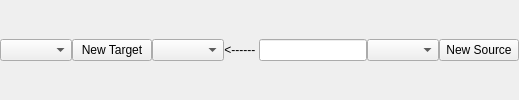
                  <widget class="QFrame" name="frame_30">
                   <property name="frameShape">
                    <enum>QFrame::NoFrame</enum>
                   </property>
                   <property name="frameShadow">
                    <enum>QFrame::Raised</enum>
                   </property>
                   <layout class="QHBoxLayout" name="horizontalLayout_32">
                    <property name="spacing">
                     <number>0</number>
                    </property>
                    <property name="leftMargin">
                     <number>0</number>
                    </property>
                    <property name="topMargin">
                     <number>0</number>
                    </property>
                    <property name="rightMargin">
                     <number>0</number>
                    </property>
                    <property name="bottomMargin">
                     <number>0</number>
                    </property>
                    <item>
                     <widget class="QComboBox" name="comboBoxPhantom">
                      <property name="toolTip">
                       <string>&lt;html&gt;&lt;head/&gt;&lt;body&gt;&lt;p&gt;Select the phantom of which its SAFs will be used in radionuclides classification and internal dosimetry quantities calculation using biokinetics and administered activity.&lt;/p&gt;&lt;/body&gt;&lt;/html&gt;</string>
                      </property>
                     </widget>
                    </item>
                    <item>
                     <widget class="QPushButton" name="pushButton_selectTarget">
                      <property name="toolTip">
                       <string>&lt;html&gt;&lt;head/&gt;&lt;body&gt;&lt;p&gt;To Construct a new target region by combining already given target regions in data set. The tisuue weighing factor is calculated for new target region by accumulating the WT for combined target regions.&lt;/p&gt;&lt;/body&gt;&lt;/html&gt;</string>
                      </property>
                      <property name="text">
                       <string>New Target</string>
                      </property>
                     </widget>
                    </item>
                    <item>
                     <widget class="QComboBox" name="comboBoxTargets">
                      <property name="toolTip">
                       <string>&lt;html&gt;&lt;head/&gt;&lt;body&gt;&lt;p&gt;Select the target region in the selected phantom.&lt;/p&gt;&lt;/body&gt;&lt;/html&gt;</string>
                      </property>
                     </widget>
                    </item>
                    <item>
                     <widget class="QLabel" name="label_12">
                      <property name="text">
                       <string>  &lt;------  </string>
                      </property>
                      <property name="alignment">
                       <set>Qt::AlignCenter</set>
                      </property>
                     </widget>
                    </item>
                    <item>
                     <widget class="QLineEdit" name="lineEditSourcesToUse">
                      <property name="toolTip">
                       <string>&lt;html&gt;&lt;head/&gt;&lt;body&gt;&lt;p&gt;select a new source region to be added to the list of source regions that will be considered as a source of radiation for radionuclides' internal dosimetry quantities calculation and classification.  For Biokinetics, the source region should be defined for radiopharmaceutical with a residence time.&lt;/p&gt;&lt;/body&gt;&lt;/html&gt;</string>
                      </property>
                     </widget>
                    </item>
                    <item>
                     <widget class="QComboBox" name="comboBoxSources">
                      <property name="toolTip">
                       <string>&lt;html&gt;&lt;head/&gt;&lt;body&gt;&lt;p&gt;Select the source region in the selected phantom.&lt;/p&gt;&lt;/body&gt;&lt;/html&gt;</string>
                      </property>
                     </widget>
                    </item>
                    <item>
                     <widget class="QPushButton" name="pushButton_selectSource">
                      <property name="toolTip">
                       <string>&lt;html&gt;&lt;head/&gt;&lt;body&gt;&lt;p&gt;To Construct a new source region by combining already given source regions in data set, you should give the new region name, then checkong all belonging source regions with their mass fraction.&lt;/p&gt;&lt;/body&gt;&lt;/html&gt;</string>
                      </property>
                      <property name="text">
                       <string>New Source</string>
                      </property>
                     </widget>
                    </item>
                   </layout>
                  </widget>
